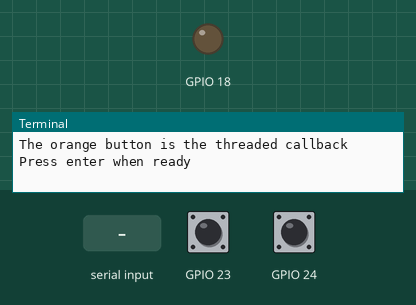
Bench run of a program on a simulated Raspberry Pi (BCM pin numbers). Parts: output pins drawn as LEDs (lit = HIGH), the last lines printed to the terminal. Inputs (shaded band) come from the test bench; at power-on: GPIO 24 LOW, GPIO 23 HIGH. At 6.9 s the program stops and its outputs stay as they are.

Above: at 1.2 s.
1.3 s: "1" typed at the terminal, then Enter
2.8 s: GPIO 24 pulled HIGH for 0.15 s
At 3.8 s:
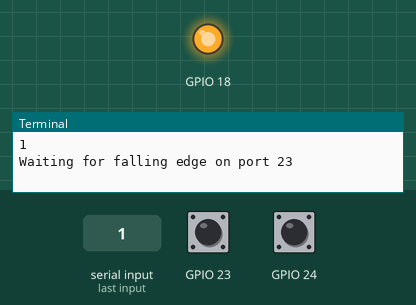
4.4 s: GPIO 24 pulled HIGH for 1 s
At 5.0 s:
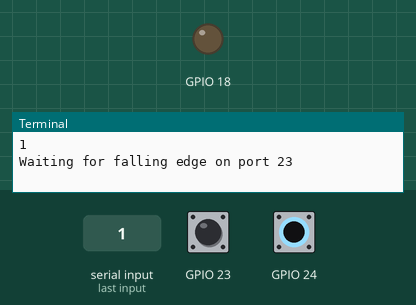
6.9 s: GPIO 23 pulled LOW for 0.15 s
Timing chart, 0 to 8.4 s (numbered marks = the images above; inputs shaded):
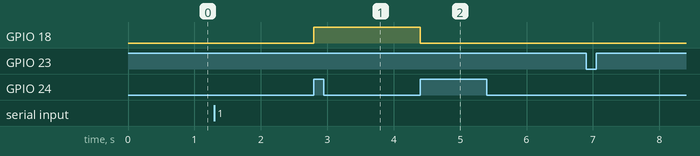

The program:

light_switch.py
```python
import RPi.GPIO as GPIO
GPIO.setmode(GPIO.BCM)

GPIO.setup(23, GPIO.IN, pull_up_down=GPIO.PUD_UP)
GPIO.setup(24, GPIO.IN, pull_up_down=GPIO.PUD_DOWN)
GPIO.setup(18, GPIO.OUT)

def my_callback(channel):
    GPIO.output(18, not GPIO.input(18))

print "The orange button is the threaded callback"
raw_input("Press enter when ready")

GPIO.add_event_detect(24, GPIO.RISING, callback=my_callback, bouncetime=300)

try:
    print "Waiting for falling edge on port 23"
    print ""
    GPIO.wait_for_edge(23, GPIO.FALLING)
    print ""
    print "Falling edge detected. Exiting"
    GPIO.output(18, GPIO.LOW)

except KeyboardInterrupt:
    GPIO.cleanup()
GPIO.cleanup()
```

Measured:
- after the input at 2.8 s, GPIO 18: LOW → HIGH at once
- after the input at 4.4 s, GPIO 18: HIGH → LOW at once
